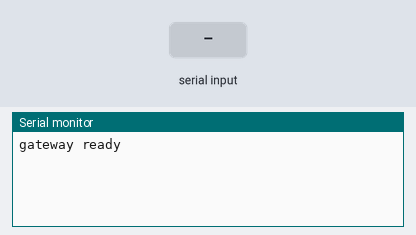
The sketch below on a simulated ESP32. Shown: the last lines printed to the serial monitor. The inputs (shaded band) are chosen by the test bench.

Above: at 1.2 s.
1.3 s: "1\n" received over the second serial link
At 2.1 s:
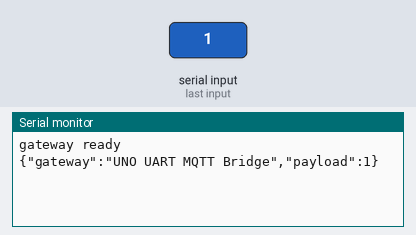
2.8 s: "0\n" received over the second serial link
At 3.2 s:
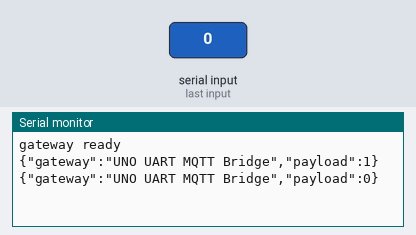
4.3 s: "2\n" received over the second serial link
At 5.6 s:
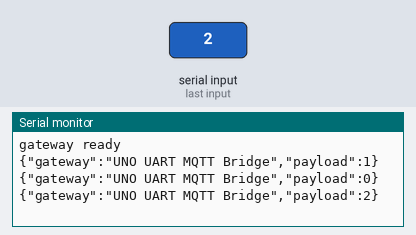

The sketch:

gateway.ino
```cpp
/*
 * #05 UNO UART MQTT Bridge — ESP32 UART gateway
 * UART2 RX=16 TX=17 to UNO; WiFi/MQTT credentials in config.h
 * Local test: merge slave JSON and print on USB serial
 */
#include "config.h"
#define RXD 16
#define TXD 17
String uartLine;

void setup() {
  Serial.begin(115200);
  Serial2.begin(9600, SERIAL_8N1, RXD, TXD);
  Serial.println("gateway ready");
}

void loop() {
  while (Serial2.available()) {
    char c = Serial2.read();
    if (c == '\n') {
      Serial.print("{\"gateway\":\"UNO UART MQTT Bridge\",\"payload\":");
      Serial.print(uartLine);
      Serial.println("}");
      uartLine = "";
    } else uartLine += c;
  }
}
```

config.h
```cpp
#pragma once
// UNO UART MQTT Bridge — fill in when connecting to AWS IoT Core
#define WIFI_SSID     "YOUR_WIFI"
#define WIFI_PASS     "YOUR_PASSWORD"
#define MQTT_BROKER   "xxxx.iot.ap-northeast-1.amazonaws.com"
#define MQTT_CLIENT   "logiccell-demo"
#define MQTT_TOPIC    "logiccell/demo/telemetry"
```

Measured:
- after the input at 1.3 s, the serial monitor: prints a new line at once (image 1)
- after the input at 2.8 s, the serial monitor: prints a new line at once (image 2)
- after the input at 4.3 s, the serial monitor: prints a new line at once (image 3)
